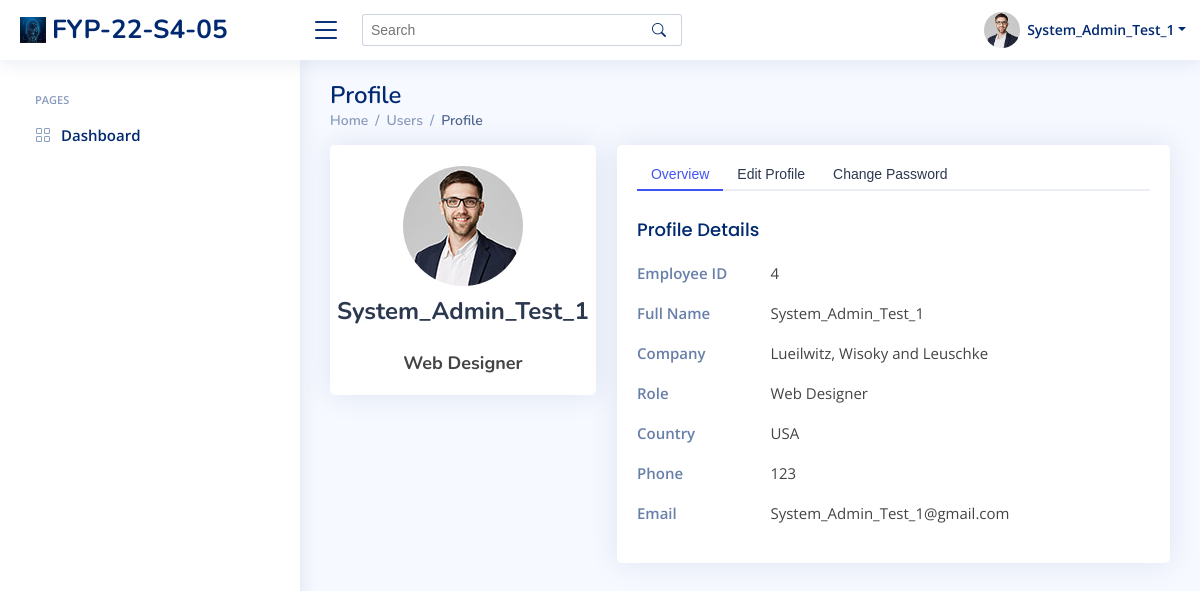
Page /users_profile/ (signed in) on the earlier database version.
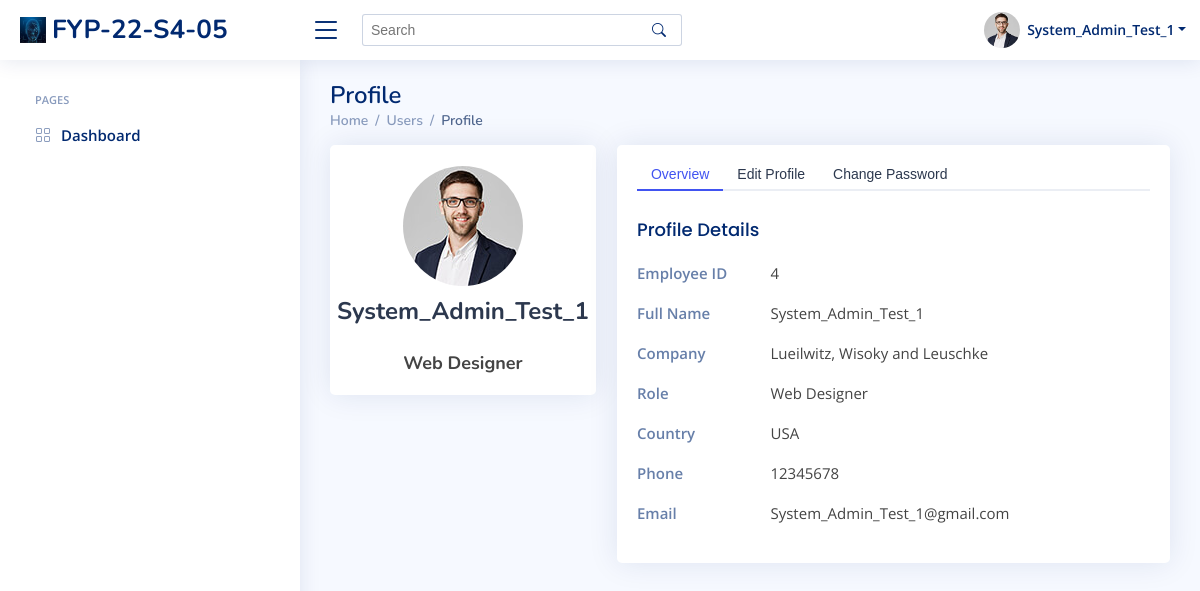
Same page on the later database version.
### index/models.py (models this page shows)
class Employee(models.Model):
	Employee_ID = models.IntegerField(primary_key=True)
	Full_Name = models.CharField(max_length=100)
	Phone_Number = models.CharField(max_length=100)
	Email_Address = models.EmailField()
	Role = models.ForeignKey(Role, on_delete=models.CASCADE)
	Profile_Image = models.ImageField(upload_to=user_directory_path, null=True, blank=True)
	Password = models.CharField(max_length=256)
	Start_Date = models.DateField(auto_now_add=True)
	def __str__(self):
		return f'Employee {self.Employee_ID}'

### index/views/index.py (the view)
# urls.py: path('users_profile/',index.viewProfile, name='Profile'),
def viewProfile(request):
		ViewInfo = Employee.objects.get(Employee_ID = request.session['Employee_ID'])
		print(ViewInfo)
		Myinfo = Employee.objects.filter(Employee_ID = request.session['Employee_ID'])
		context = {
			'Employee_ID' : ViewInfo.Employee_ID,
			'Full_Name' : ViewInfo.Full_Name,
			'Role' : ViewInfo.Role.Role_Name,
			'EmployeesInfo' : Myinfo,
		}
		return render(request, 'index/users_profile.html',context)

### templates/index/users_profile.html (shortened to what the changed rows need)
{% extends "index/base.html" %}
{% load static %}
{% block content %}
  <header id="header" class="header fixed-top d-flex align-items-center">
    <nav class="header-nav ms-auto">
      <ul class="d-flex align-items-center">
        <li class="nav-item dropdown pe-3">
          <a class="nav-link nav-profile d-flex align-items-center pe-0" href="#" data-bs-toggle="dropdown">
            <img src="../../assets/img/profile-img.jpg" alt="Profile" class="rounded-circle">
            <span class="d-none d-md-block dropdown-toggle ps-2">{{Full_Name}}</span>
          </a>
        </li>
      </ul>
    </nav>
  </header>
  <main id="main" class="main">
    <div class="pagetitle">
      <h1>Profile</h1>
    </div>
    <section class="section profile">
      <div class="row">
        <div class="col-xl-4">
          <div class="card">
            <div class="card-body profile-card pt-4 d-flex flex-column align-items-center">
              <img src="../../assets/img/profile-img.jpg" alt="Profile" class="rounded-circle">
              <h2>{{ Full_Name }}</h2>
              <h3>Web Designer</h3>
            </div>
          </div>
        </div>
        <div class="col-xl-8">
          <div class="card">
            <div class="card-body pt-3">
              <div class="tab-content pt-2">
                {% for emp in EmployeesInfo %}
                <div class="tab-pane fade show active profile-overview" id="profile-overview">
                  <h5 class="card-title">Profile Details</h5>
                  <div class="row">
                    <div class="col-lg-3 col-md-4 label">Employee ID</div>
                    <div class="col-lg-9 col-md-8">{{emp.Employee_ID}}</div>
                  </div>
                  <div class="row">
                    <div class="col-lg-3 col-md-4 label ">Full Name</div>
                    <div class="col-lg-9 col-md-8">{{emp.Full_Name}}</div>
                  </div>
                  <div class="row">
                    <div class="col-lg-3 col-md-4 label">Company</div>
                    <div class="col-lg-9 col-md-8">Lueilwitz, Wisoky and Leuschke</div>
                  </div>
                  <div class="row">
                    <div class="col-lg-3 col-md-4 label">Role</div>
                    <div class="col-lg-9 col-md-8">Web Designer</div>
                  </div>
                  <div class="row">
                    <div class="col-lg-3 col-md-4 label">Country</div>
                    <div class="col-lg-9 col-md-8">USA</div>
                  </div>
                  <div class="row">
                    <div class="col-lg-3 col-md-4 label">Phone</div>
                    <div class="col-lg-9 col-md-8">{{ emp.Phone_Number }}</div>
                  </div>
                  <div class="row">
                    <div class="col-lg-3 col-md-4 label">Email</div>
                    <div class="col-lg-9 col-md-8">{{ emp.Email_Address }}</div>
                  </div>
                </div>
                {% endfor %}
              </div>
            </div>
          </div>
        </div>
      </div>
    </section>
  </main>
{% endblock content %}

Differences in the rows shown:
changed Employee "System_Admin_Test_1": Phone_Number "123" → "12345678"
